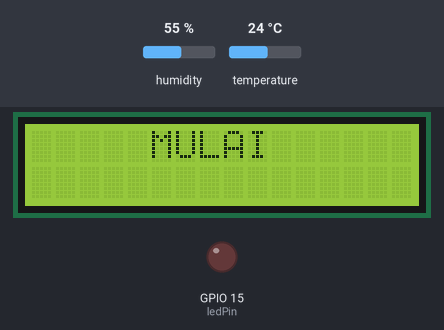
The sketch below on a simulated ESP32. Shown: 16×2 character LCD, output pins drawn as LEDs (lit = HIGH). Inputs (shaded band) come from the test bench; at power-on: temperature 24 °C, humidity 55 %.

Above: at 1.2 s.
At 3.0 s:
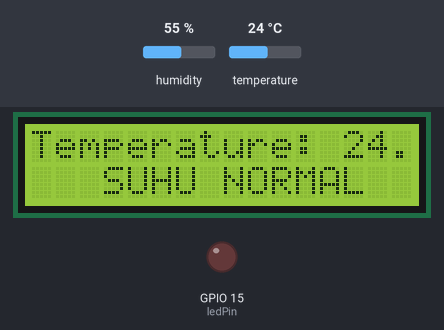
3.1 s: temperature set to 37.6 °C
At 5.4 s:
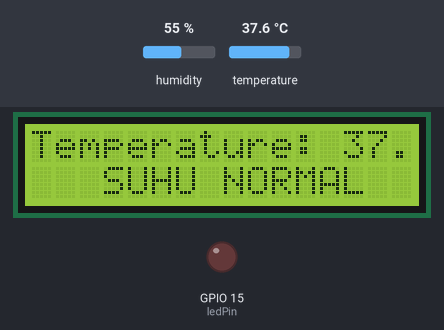
5.9 s: temperature set to 38.7 °C
At 7.1 s:
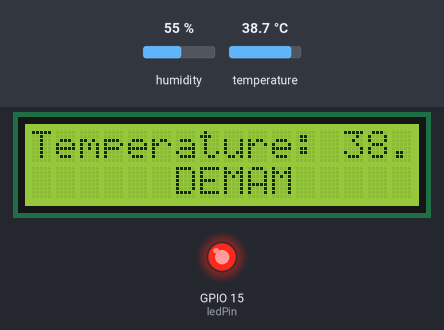
8.7 s: temperature set to 37 °C
At 11.8 s:
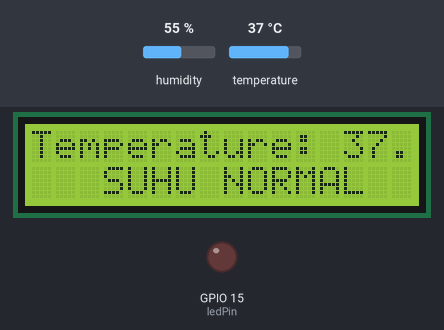
Timing chart, 0 to 13.3 s (numbered marks = the images above; inputs shaded):
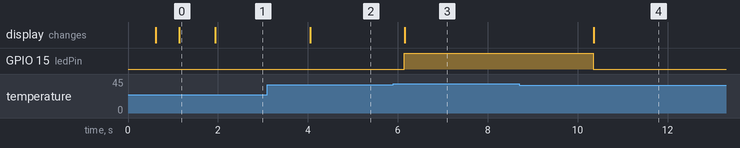

The sketch:

sketch.ino
```cpp
#include <LiquidCrystal_I2C.h>
#include <DHT.h>

#define DHTPIN 14      // Pin to which the DHT22 sensor is connected
#define DHTTYPE DHT22  // DHT 22 (AM2302) sensor type

LiquidCrystal_I2C LCD = LiquidCrystal_I2C(0x27, 16, 2);
DHT dht(DHTPIN, DHTTYPE);

int ledPin = 15;  // Declaration of LED pin variable

void setup() {
  pinMode(ledPin, OUTPUT);  // Declare LED as an output
  // Initialize LCD
  LCD.init();
  LCD.backlight();
  LCD.setCursor(1,0);
  LCD.print("  INDIRA D.A ");
  LCD.setCursor(1,1);
  LCD.print("  6705223035   ");
  delay (500);
  LCD.clear();
  LCD.setCursor(1,0);
  LCD.print("SISTEM PEMANTAU");
  LCD.setCursor(1,1);
  LCD.print("   SUHU DEMAM  ");
  delay (500);
  LCD.clear();
  LCD.setCursor(1,0);
  LCD.print("    MULAI     ");
  delay(700);
  LCD.clear();
}

void loop() {
  // Read data from the DHT sensor
  float temperature = dht.readTemperature();

  // Check if the DHT sensor read was successful
  if (!isnan(temperature)) {
    LCD.init();
    LCD.backlight();
    LCD.setCursor(0, 0);
    LCD.print("Temperature: ");
    LCD.print(temperature);
    LCD.print("°C");

    // Check if temperature is above 38 degrees Celsius
    if (temperature > 38.0) {
      digitalWrite(ledPin, HIGH); // Turn on the LED
      LCD.setCursor(0, 1);
      LCD.print("      DEMAM    ");
    } else {
      digitalWrite(ledPin, LOW); // Turn off the LED
      LCD.setCursor(0, 1);
      LCD.print("   SUHU NORMAL  ");
    }
  } else {
    LCD.init();
    LCD.backlight();
    LCD.setCursor(0, 0);
    LCD.print("Error reading DHT sensor");
    digitalWrite(ledPin, LOW); // Turn off the LED in case of an error
  }

  delay(2000); // Delay for 2 seconds before reading again
}
```

Measured:
- the behaviour switches between 38 and 38.1 °C on temperature (found by bisection; images 2 and 3)
- after the input at 3.1 s, the display: changes after 0.95 s (image 2)
- after the input at 5.9 s, GPIO 15 (ledPin): LOW → HIGH after 0.24 s; the display: changes after 0.25 s (image 3)
- after the input at 8.7 s, GPIO 15 (ledPin): HIGH → LOW after 1.6 s; the display: changes after 1.7 s (image 4)
- what the display in image 0 shows lasts 0.8 s, from 1.1 s to 1.9 s
